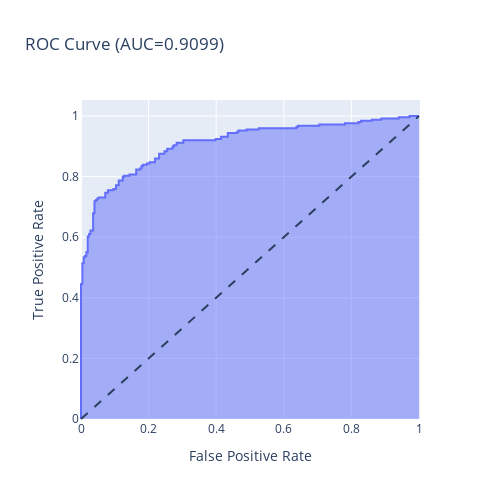

Notebook code for this chart:
### Code cell
fig = px.area(
    x=fpr,
    y=tpr,
    title=f'ROC Curve (AUC={auc_score:.4f})',
    labels=dict(x='False Positive Rate', y='True Positive Rate'),
    width=500,
    height=500
)
fig.add_shape(
    type="line",
    line=dict(dash="dash"),
    x0=0, x1=1,
    y0=0, y1=1
)
fig.show()
